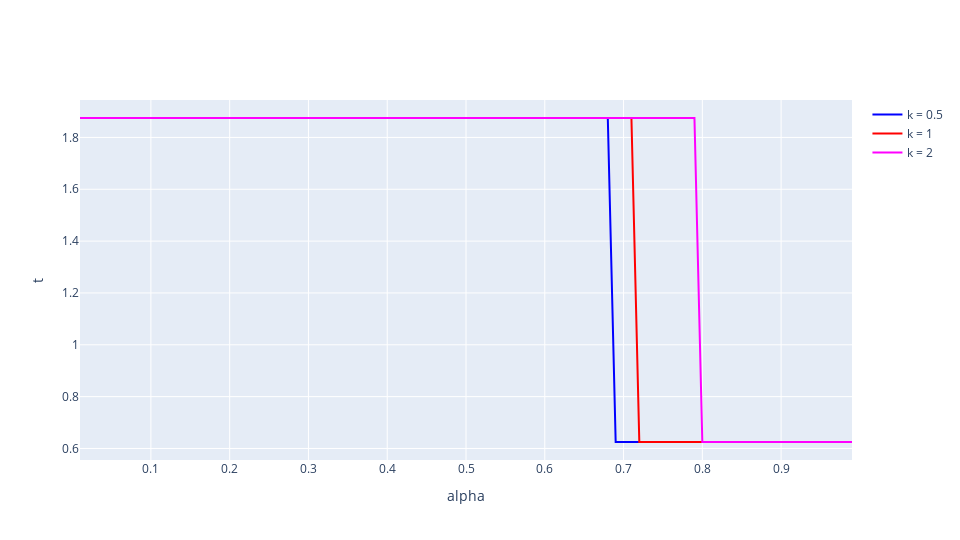

The notebook cell saved with this chart:
### Markdown cell above
### Plotting

### Code cell
# @title Inverse survivability plot
fig = go.Figure()
fig.add_traces([
    go.Scatter(x=x_values, y=y_t_05, mode='lines', marker = {'color' : 'blue'}, name="k = 0.5"),
    go.Scatter(x=x_values, y=y_t_1, mode='lines', marker = {'color' : 'red'}, name="k = 1"),
    go.Scatter(x=x_values, y=y_t_2, mode='lines', marker = {'color' : 'magenta'}, name="k = 2")
])
fig.update_layout(
    height=1080*0.5,
    width=1920*0.5,
    xaxis_title="alpha",
    yaxis_title="t"
)
fig.show()
